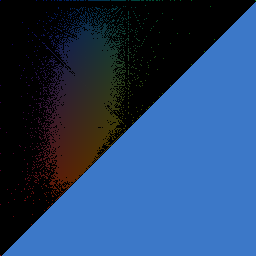
//> input picture week3_hw/raw_img3_hist.png, 256 x 256 px, given in place of the camera
$ ./task7_harris_corners   (built with g++ and OpenCV 4)
//> lines starting //> are read from the running program, lines starting //| are printed output that depends on the picture; after the words box and inside, x2 and y2 are one past the last pixel; in counts of white or black regions, pixels touching at a corner belong together
### proj_2/utils.h
//
// Gautam Ajey Khanapuri
// 03 February 2026
// Common utility functions that are required for both programs. Header file lists them out.
//

#ifndef UTILS_H
#define UTILS_H


#include <chrono>
#include <filesystem>
#include <set>


namespace cr = std::chrono;
namespace fs = std::filesystem;


long long get_time_instant();
bool check_file(const fs::path& f, const std::set<std::string>& fmts);


#endif //UTILS_H

### proj_4/task7_harris_corners.cpp
//
// Created by Ajey K on 19/03/26.
//
#include <opencv2/opencv.hpp>
#include <opencv2/highgui.hpp>
#include <opencv2/imgproc.hpp>
#include <opencv2/video.hpp>
#include <opencv2/features2d.hpp>
#include <stdlib.h>
#include <string>
#include <iostream>

#include "utils.h"

const std::string task7_file_name = "task7_hf_";
const std::string image_save_format = ".png";

int main(int argc, char* argv[]) {
    cv::VideoCapture cap(0);
    cv::Mat frame, grey;

    // Harris parameters
    int blockSize = 2;
    int apertureSize = 3;
    double k = 0.04;
    int thresh = 100;  // Adjust this (50-200)

    while (true) {
        cap >> frame;
//> frame is the input picture: 256 rows x 256 cols, CV_8UC3; mean B, G, R 104.6, 65.5, 37
        cv::cvtColor(frame, grey, cv::COLOR_BGR2GRAY);
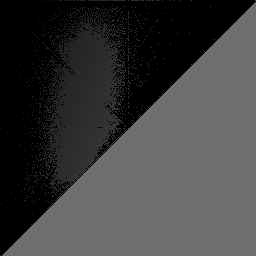
//> grey: 256 rows x 256 cols, CV_8UC1; min 0, max 111, mean 61.4

        // Detect Harris corners
        cv::Mat harris_response;
        cv::cornerHarris(grey, harris_response, blockSize, apertureSize, k);
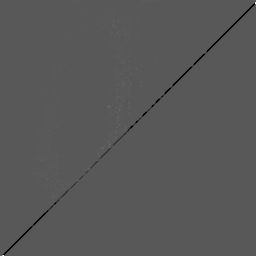
//> harris_response: 256 rows x 256 cols, CV_32FC1; min -0.0011, max 0.00206, mean -5.62e-06; drawn with min black and max white

        cv::Mat harris_norm;
        cv::normalize(harris_response, harris_norm, 0, 255, cv::NORM_MINMAX, CV_32F);

        cv::Mat output = frame.clone();
        int count = 0;

        for (int i = 0; i < harris_norm.rows; i++) {
            const float* ptr = harris_norm.ptr<float>(i);
            for (int j = 0; j < harris_norm.cols; j++) {
                if (ptr[j] > thresh) {
                    cv::circle(output, cv::Point(j, i), 5, cv::Scalar(0, 0, 255), 2);
                    count++;
                }
            }
        }
//> this loop made 256 passes
//> count on passes 1 to 3: 0, 0, 1
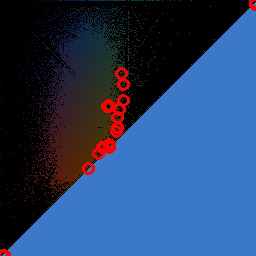
//> output: 256 rows x 256 cols, CV_8UC3; 1.77% of pixels changed, all inside (x1, y1, x2, y2) = (0, 0, 256, 256)
//> after the loop, count = 23

        cv::putText(output, "Harris Corners: " + std::to_string(count),
                   cv::Point(10, 30), cv::FONT_HERSHEY_SIMPLEX, 1,
                   cv::Scalar(0, 0, 255), 2);
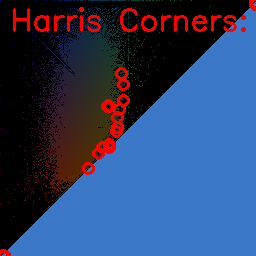
//> output: 256 rows x 256 cols, CV_8UC3; 2.26% of pixels changed, all inside (x1, y1, x2, y2) = (13, 7, 246, 32)

        cv::imshow("Harris Corners", output);

        int key = cv::waitKey(10);
//> the 'q' key is pressed
        if (key == 'q') {
            break;
        } else if (key == 's') {
            const long long time_now = get_time_instant();
            const std::string time_now_str = std::to_string(time_now);
            const std::string task7_image_path = task7_file_name + time_now_str + image_save_format;
            cv::imwrite(task7_image_path, frame);
            std::cout << "Image stored to: " << task7_image_path << std::endl;
        }

        // Adjust threshold with keys
        if (key == '+') thresh += 10;
        if (key == '-') thresh = std::max(10, thresh - 10);
    }

    return 0;
}
